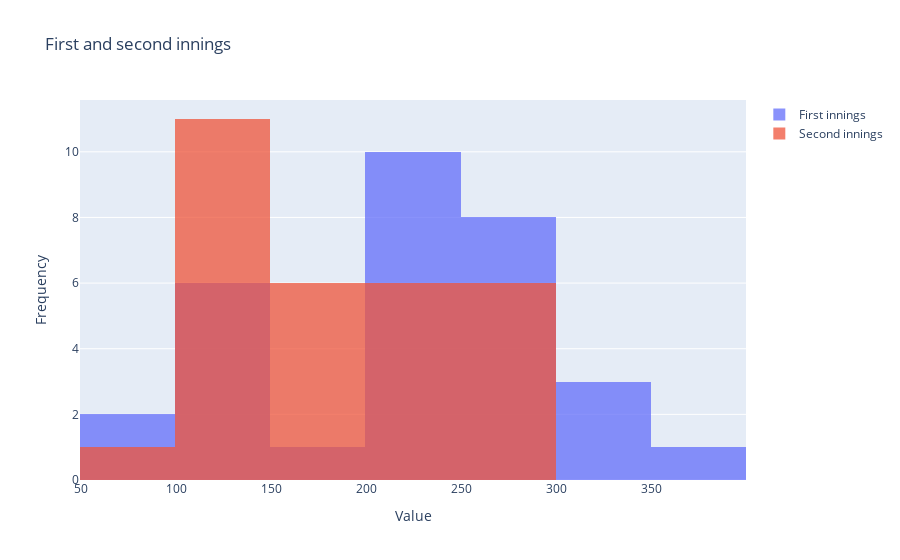

This figure's notebook cell:
### Markdown cell above
**Plotting First and Second innings on the same barplot**

### Code cell
import plotly.graph_objects as go

# Create histogram traces for each data
trace1 = go.Histogram(
    x= First,
    opacity=0.75,
    name='First innings'
    
)

trace2 = go.Histogram(
    x= Second,
    opacity=0.75,
    name='Second innings'
)

#Create Layout
layout = go.Layout(
    title='First and second innings',
    xaxis=dict(title='Value'),
    yaxis=dict(title='Frequency'),
    barmode='overlay'  # Overlay histograms
)

# Create figure object and add traces
fig = go.Figure(data=[trace1, trace2], layout=layout)

# Show the figure
fig.show()

### Figure 1 — Plotly figure (JSON) as saved in the notebook; plotly's stock layout.template omitted (floating-point values rounded to 4 significant figures)
{"data": [{"name": "First innings", "opacity": 0.75, "type": "histogram", "x": [259, 207, 310, 244, 140, 190, 225, 260, 223, 317, 269, 234, 235, 131, 134, 228, 140, 277, 203, 89, 271, 229, 61, 105, 135, 265, 234, 274, 305, 293, 356]}, {"name": "Second innings", "opacity": 0.75, "type": "histogram", "x": [256, 175, 298, 137, 144, 193, 218, 198, 217, 162, 128, 225, 236, 132, 136, 229, 136, 280, 204, 90, 272, 119, null, 107, 136, 194, 134, 275, 148, 156, 285]}], "layout": {"barmode": "overlay", "title": {"text": "First and second innings"}, "xaxis": {"title": {"text": "Value"}}, "yaxis": {"title": {"text": "Frequency"}}}}
